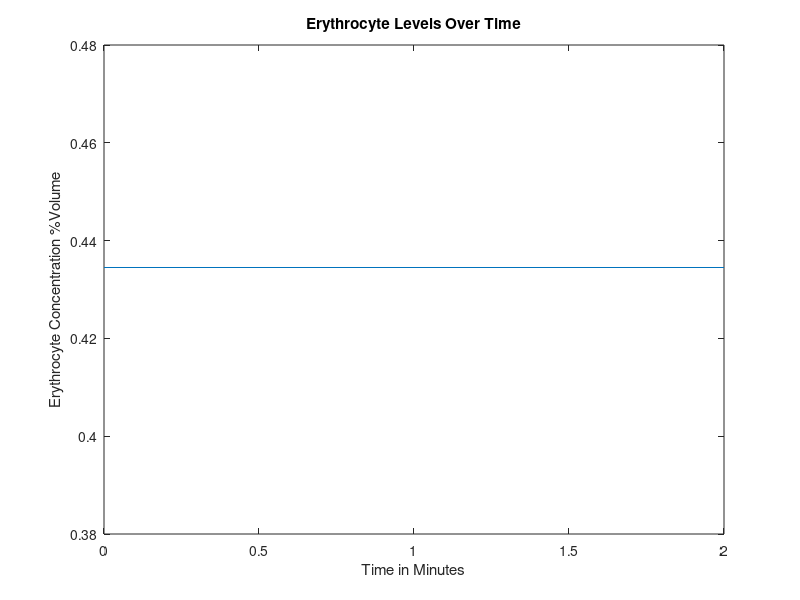
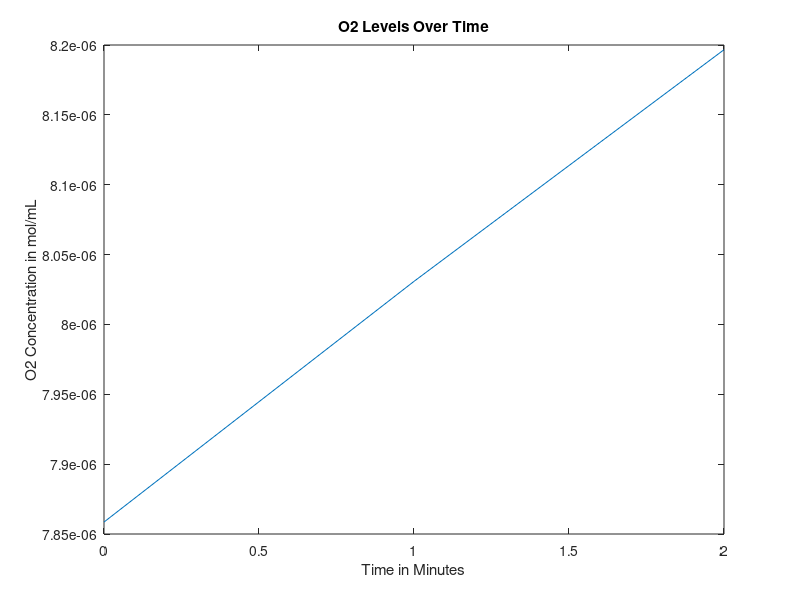
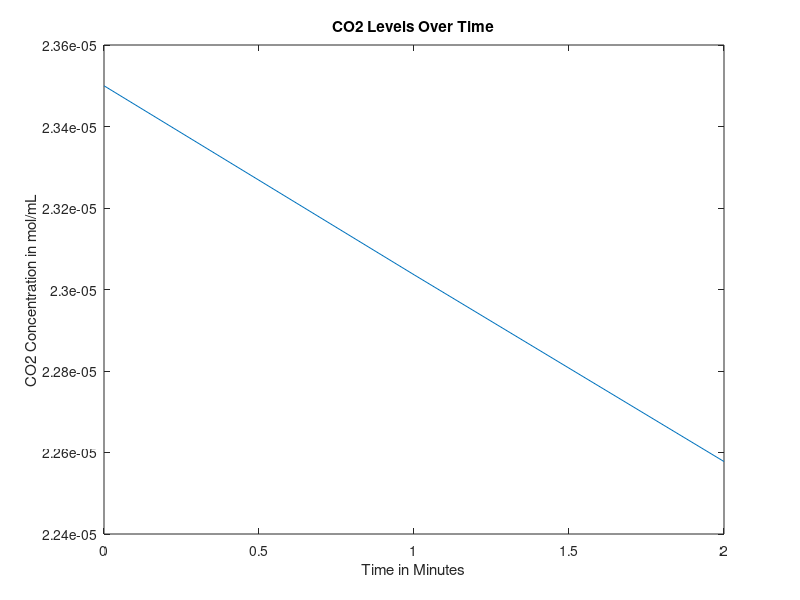
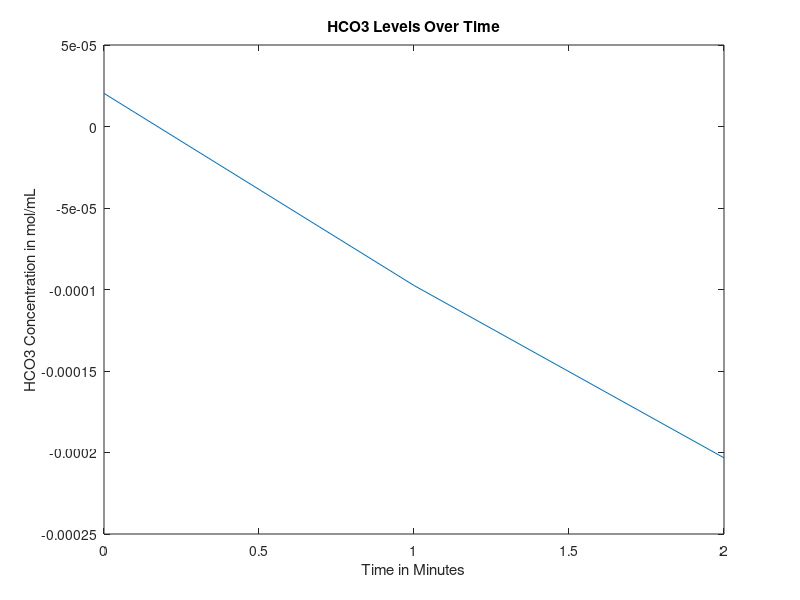

Recreate these plots in MATLAB, in order.
function mainfunction()

age = 30; %Age in years
gender = 0; %Gender, 0=male, 1=female
mass = 70; %Weight in kg
anemia = 0; %Is the patient anemic? 1 if yes, 0 if no

RQ=0.825;%reaction quotients for the general body and 
RQheart=0.7;

    if (40>=age)&&(age>0) %if/else statement that sets heart rate based on age, in bpm
        heartrate = 60;  
    else
        heartrate=70;
    end

    
%Intake of various nutrients
carbs=130;
calciumintake=1000;
sodiumintake=500;

if gender==1
    ironintake=18;
else
    ironintake=8;
end

bloodweight=0.07*mass; %sets mass of blood in the body based on percentage composition of blood and bodyweight


%SV=mass; %stroke volume, blood pumped out of heart per beat in mL

bloodflow0 = 1000*bloodweight/1.06; %blood flow out of heart per minute in mL, divided by density of 1.06 g/mL (steady state value)

% cvector = concentration vector, [cE, cNa, cCa, cIron, cGlucose, cO2,
% cCO2, cHCO3], where c = "concentration of", and the letters are our
% components


if gender == 0 %if loop sets volume percentage of red blood cells based on gender
cE = 0.4345;
elseif gender == 1
cE = 0.402;  
end
 
%set concentration of O2 and CO2 in mol/mL at BTP in venous blood
cO2 = 0.00000785855;
cCO2 = 0.0000235;
%concentration of bicarbonate in venous blood, in mol/L
cHCO3 = 0.00002033;
%concnetartion of glucose in mol/mL
cGlucose = 0.0000055;
%Na concentration in mol/mL
cNa = 0.000137;
%Concentration of Ca in mol/mL
cCa = 0.00000118;
%Concentration of iron in mol/mL
cIron = 0.00012592;

cvector0 = [cE cO2 cCO2 cHCO3 cGlucose cNa cCa cIron]; %concentration in the blood, in moles? mL/mL of blood

cEtrack=[cvector0(1)];
cO2track=[cvector0(2)];
cCO2track=[cvector0(3)];
cHCO3track=[cvector0(4)];
cGlucosetrack=[cvector0(5)];
cNatrack=[cvector0(6)];
cCatrack=[cvector0(7)];
cIrontrack=[cvector0(8)];

for loop=1:2
%Run initial venous blood through the heart
[bloodflow, cvector] = lungs(bloodflow0, cvector0);
%Run blood from lungs to the heart
[bloodflow, cvector1] = heart(bloodflow, cvector, mass);
%These three values are the blood flows that go from the heart to each
%organ





if (18<=age) && (age<50)
   LW=452+16.34*mass+11.85*age-166*gender;
else
   LW=1390+15.94*mass-12.86*age;
end

%Volumetric flow rate in and out of liver (mL/min)
%Vi=Vj=V=100mL/min per 100g liver
%Blood flow distribution will change during iron deficiency anemia but we
%don't have a function modeling this yet
V=LW;






BFbraini=0.15*bloodflow;
BFliveri=V;
BFotherbloodi=bloodflow-BFbraini-0.3*BFliveri;
%Process each of these three blood flows in their respective organs
[BFbrainj, cvectorbrainj] = brain(BFbraini, cvector1, mass);
[BFotherbloodj, cvectorotherbloodj] = otherblood(BFotherbloodi, cvector1, carbs, calciumintake, sodiumintake, ironintake); 

Mvectorotherbloodliver=0.7*V*cvectorotherbloodj;
Mvectorheart=0.3*V*cvector1;
cvectorliverin=(Mvectorotherbloodliver+Mvectorheart)/V;

[BFliverj, cvectorliverj] = liver(BFliveri,cvectorliverin,gender,mass,LW);
%Redirect blood from liver to other blood and mix the two
Mvectorotherbloodj=(cvectorotherbloodj*(BFotherbloodj-0.7*V))+(cvectorliverj*BFliverj);
%Add the blood flow from other blood and liver to get new blood volume
BFotherbloodj=BFotherbloodj-0.7*V+BFliverj;
%Do a weighted average to get a new cvector
cvectorotherbloodj=Mvectorotherbloodj/BFotherbloodj;
%Send 25% of the blood flow to the kidneys
BFkidneyi=0.25*(BFbrainj+BFotherbloodj);
%Subtract blood sent to kidneys from other blood 
BFotherbloodj=BFotherbloodj-BFkidneyi;
%Have the kidneys process the blood they receive
[BFkidneyj, cvectorkidneyj] = kidney(BFkidneyi, cvectorotherbloodj,RQ);
%Send blood processed in kidneys back to other blood, pool with brain, create Mvector
Mvectorotherblood=(BFotherbloodj*cvectorotherbloodj)+(BFkidneyj*cvectorkidneyj)+(BFbrainj*cvectorbrainj);
%Reset the bloodflow back into the lungs to the blood flow we just computed
bloodflow0=BFotherbloodj+BFkidneyj+BFbrainj;
%Recompute cvector0 by dividing Mvectorotherblood by bloodflow0
cvector0=Mvectorotherblood/bloodflow0;

cEtrack=[cEtrack cvector0(1)];
cO2track=[cO2track cvector0(2)];
cCO2track=[cCO2track cvector0(3)];
cHCO3track=[cHCO3track cvector0(4)];
cGlucosetrack=[cGlucosetrack cvector0(5)];
cNatrack=[cNatrack cvector0(6)];
cCatrack=[cCatrack cvector0(7)];
cIrontrack=[cIrontrack cvector0(8)];

A = [cvector; cvector1; cvectorbrainj; cvectorotherbloodj; cvectorliverj; cvectorkidneyj; cvectorkidneyj];
end

figure
plot(0:loop(end),cEtrack)
title('Erythrocyte Levels Over Time')
xlabel('Time in Minutes')
ylabel('Erythrocyte Concentration %Volume')

figure 
plot(0:loop(end),cO2track)
title('O2 Levels Over Time')
xlabel('Time in Minutes')
ylabel('O2 Concentration in mol/mL')

figure 
plot(0:loop(end),cCO2track)
title('CO2 Levels Over Time')
xlabel('Time in Minutes')
ylabel('CO2 Concentration in mol/mL')

figure 
plot(0:loop(end),cHCO3track)
title('HCO3 Levels Over Time')
xlabel('Time in Minutes')
ylabel('HCO3 Concentration in mol/mL')

figure 
plot(0:loop(end),cGlucosetrack)
title('Glucose Levels Over Time')
xlabel('Time in Minutes')
ylabel('Glucose Concentration in mol/mL')

figure
plot(0:loop(end),cNatrack)
title('Na Levels Over Time')
xlabel('Time in Minutes')
ylabel('Na Concentration in mol/mL')

figure
plot(0:loop(end),cCatrack)
title('Ca Levels Over Time')
xlabel('Time in Minutes')
ylabel('Ca Concentration in mol/mL')

figure
plot(0:loop(end),cIrontrack)
title('Iron Levels Over Time')
xlabel('Time in Minutes')
ylabel('Iron Concentration in mol/mL')





end




function [bloodout, Cout] = lungs(vblood, Cvector)
    % This function finds the output terms for each component coming out of
    % the lungs.
    % Input: W = weight;
    %        Cvector - vector containing initial concentrations of each component
    %        entering heart
    % Output: Cout - vector containing final concentrations of each
    %         component leaving heart
    
    % Finding volumetric flow rate of blood (volumetric flow rate of blood
    % in = out)
%     mblood = 0.07*W; %in kg
%     pblood = 1.06; %in kg/L %this value is dependent on other factors - can we use it? should we use 1?
%     vblood = mblood/pblood; %in L/min
    
    Cout = [];
    % Finding volumetric flow rate out of oxygen
    CiO2 = 0.000001964637; %5mL/100mL becomes .000001964637 mol
    %CdeoxygenatedO2 = 0.16; %from graph and partial pressure of oxygen in entering deoxygenated blood being...
                            %40 mmHg (this might also depend on hemoglobin)
    nO2i = vblood*(Cvector(2)+CiO2); %O2 in, mL/min
    nO2cons = .0002082515; %5.3 mL/min becomes .0002082515 mol/min
    nO2j = nO2i - nO2cons; %O2 out, mol/min
    Cout(2) = nO2j/vblood; %mol/mL
    
    % Finding volumetric flow rate out of carbon dioxide
    nCO2i = vblood*Cvector(3);
    nCO2cons = vblood*(.0000015716531); %vblood(mL/min) and concentration of blood consumed (mol/mL)
    %CjCO2 = 0.48; %48 mL/100 mL, should be dependent on hemoglobin, oxygen, things like that
    nCO2j = nCO2i - nCO2cons; %CO2 out, L/min
    Cout(3) = nCO2j/vblood;
    
    % Finding volumetric flow rate out of bicarbonate
    rHCO3CO2 = Cvector(4)/Cvector(3); %ratio of bicarbonate to carbon dioxide in blood leaving lungs
    nHCO3j = rHCO3CO2*nCO2j; %HCO3 out, mol/min
    Cout(4) = nHCO3j/vblood;
    
    % Finding volumetric flow rate out of calcium
    Cout(7) = Cvector(7); %calcium out, L/min
    
    % Finding volumetric flow rate out of iron
%      Cerythrocytes = 0.45; %45 mL/100 mL, this concentration changes depending on hemoglobin, but we need...
% %                           %to figure out this relationship
%      Chemoglobin = 0.335; %g/mL, this concentration also changes, but maybe only depending on demographics
% %                          %and anemia
%     Mhemoglobin = 65000; %g/mol
%     MFe = 55.845; %g/mol
%     CFe = (MFe*Chemoglobin*Cerythrocytes)/Mhemoglobin;
%     vFej = vblood*CFe; %iron out, L/min

    Cout(8) = Cvector(8); %iron concentration doesn't change in lungs?
    % Finding volumetric flow rate out of sodium
    Cout(6) = Cvector(6); %sodium out, L/min
    
    % Finding volumetric flow rate out of erythrocytes
    %vErythrocytesj = vblood*Cerythrocytes; %erythrocytes out, L/min, once again this concentration changes
    Cout(1) = Cvector(1);
    
    % Finding volumetric flow rate out of glucose
%     Chemoglobinblood = Chemoglobin*Cerythrocytes; %concentration of hemoglobin in blood, g/mL
%     Chemoglobinbloodmol = Chemoglobinblood/Mhemoglobin; %concentration of hemoglobin in blood, mol/mL
%     CO2bloodmol = 4*Chemoglobinbloodmol; %concentration of oxygen in blood dependent on this value of...
%                                          %hemoglobin, mol/mL
    %nO2cons = CO2bloodmol*vblood*1000; %molar flow rate of oxygen consumed, mol/min - can we somehow...
                                       %convert this into mL/min to get a
                                       %more accurate value of oxygen
                                       %consumed in the oxygen accounting
                                       %equation?
    nglucosecons = 6*nO2cons; %molar flow rate of glucose consumed, mol/min
%     Mglucose = 180.18; %g/mol
%     mglucosecons = nglucosecons*Mglucose; %g/min
%     pglucose = 1560; %g/L, is this what other people are using?
%     vglucosecons = mglucosecons/pglucose; %L/min
    nGlucosei = Cvector(5)*vblood;
    nGlucosej = nGlucosei - nglucosecons; %molar flow rate of glucose out, mol/min
    Cout(5) = nGlucosej/vblood;
    bloodout = vblood;
end
    
    %*thoughts I had while coding that we should consider: putting in
    %checks to make sure outflows that go directly to the next organ are
    %the same as those inflows - if they're not the same, find the problem
    %and/or change it to be the same
    % make sure everyone codes volumetric flow rate of blood and density of
    % blood in the same way





function [bloodflowj, cvectorj] = brain(bloodflowi, cvectori, mass)
%Blood volume conserved
bloodflowj=bloodflowi;

brainmass=0.02*mass*1000; %gives brain mass in grams as 2% body mass
Mvector=bloodflowi*cvectori;
%Create a null vector for cvectorj
cvectorj=zeros(1,8);
%Sets inflows equal to outflows for erythrocytes, Na, Ca, Iron
cvectorj(1)=cvectori(1);
cvectorj(6)=cvectori(6);
cvectorj(7)=cvectori(7);
cvectorj(8)=cvectori(8);

%Consume oxygen at 3.5 mL (in moles) per 100 gram per minute
MO2j=Mvector(2)-0.0001375246*(brainmass/100);
%Consume glucose at a rate of 120g/day
MGlucosej=Mvector(5)-(0.6660746/86400);%moles of glucose in - glucose requirements per day in moles/minutes in the day
%Calculate CO2 produced based on glucose consumed via respiration equation
MCO2j=Mvector(3)+6*(0.6660746/86400);
%Calculate HCO3 made when the CO2 is produced
rHCO3CO2=19.3/21.5; %ratio of bicarbonate to carbon dioxide in blood leaving lungs
HCO3j=Mvector(4)+rHCO3CO2*6*(0.6660746/86400);

%Calculate values above as concentrations and add them to cvectorj
cvectorj(2)=MO2j/bloodflowj;
cvectorj(5)=MGlucosej/bloodflowj;
cvectorj(3)=MCO2j/bloodflowj;
cvectorj(4)=HCO3j/bloodflowj;

end






%I don't know about modeling different conditions based on flow at a
%certain time, would it be better if we used t (for time, i.e. what step we
%are at)
%Also if carbon dioxide concentration changes, then I am pretty sure
%bicarbonate concentration will also change (by how much I'm not sure, I'm
%tired)
function [outflow, Cout] = heart(flow,Cvector,weight)
    % This function finds the output terms for each component coming out of
    % the heart.
    % Input: Cvector - vector containing initial concentrations of each component
    %        entering heart
    %        Flow - number that represents volumetric? flow of first inlet
    %        stream from lungs to heart
    % Output: Cout - vector containing final concentrations of each
    %         component leaving heart
    
    %how do I account for total blood/blood flow
    %so the Heart has multiple flows to it, but the heart will actually consume only once -- the first time because we are assuming that everything is happening in one heartbeat? 
Cout = [];
    %if flow == Flow1LungsToHeart
    
        % components that don't change:
        
        % Finding concentration out of glucose
Cout(5)=Cvector(5);
% Finding concentration out of erythrocytes
Cout(1)=Cvector(1);
% Finding concentration out of sodium
Cout(6)=Cvector(6);
% Finding concentration out of iron
Cout(8)=Cvector(8);
% Finding concentration out of calcium
Cout(7)=Cvector(7);
% Finding concentration out of bicarbonate, however I think
% bicarbonate will change because the concentration of carbon
% dioxide changes
Cout(4)=Cvector(4);

heartmass = weight*.003;
nO2cons = 32.5*(heartmass/300)*0.0000392927; %mL/min*mol/mL=mol/min
%vblood = (.07*weight)/1.06; %L/min, if the total volumetric blood flow leaving the lungs is the same as volumetric blood flow entering the heart
Cout(2) = (Cvector(2)*flow - nO2cons)/flow;
CO2gen = .7*nO2cons; %using respiratory quotient in the heart
Cout(3) = (Cvector(3)*flow + CO2gen)/flow;

    %components that do change
    % Finding volumetric flow rate out of oxygen
    % Finding volumetric flow rate out of carbon dioxide
    %heartRQ=0.7; %we are assuming that heart muscle cell metabolism comes soley from lipids
    %heartRQ=CO2produced/O2consumed;
    % O2 consumption: 30 - 35 mL/min per 300 g
    %based off of RQ find the CO2produced
    %vO2j=vO2-O2consumed but do units match
    %vCO2j=vCO2 + CO2produced
       
%     else 
%         % no components will change?
%         %Concentration2HeartToOther
%         %Concentration2HeartToBrain
%         %Concentration2HeartToLiver
%         %Concentration3BrainToHeart
%         %Concentration4LiverToHeart
%         %Concentration7OtherToHeart
%         %Concentration8HeartToLungs
%         
%         Cout(5)=Cvector(5);
%         Cout(1)=Cvector(1);
%         Cout(6)=Cvector(6);
%         Cout(8)=Cvector(8);
%         Cout(7)=Cvector(7);
%         Cout(4)=Cvector(4);
%         Cout(3)=Cvector(3);
%         Cout(2)=Cvector(2);
%     end
outflow = flow;
end




function [bloodflowj, cvectorout]=liver(V,cvectori,G,mass,LW)
%This function will deliver output volumetric flow rates for the concentration of
%the 8 components (mol/mLmin) out of the liver
%Input: G=Gender (1 if female, 0 if male)
%W=weight of person (kg); A=age of person (years)
%cvector=[cE,cO2,cCO2,cHCO3,cGlucose,cNa,cCa,cFe)
%Outputs are all in concentration flow rates (mol/mLmin) out

%Initializes cvectorout
cvectorout=[0,0,0,0,0,0,0,0];

%Wet weight of liver (g) due to person's demographics
%LW=Liver weight (g)
%make this into a seperate function if can although i really believe liver
%needs demographic info in



%Calculates concentration flow rate of red blood cells out 
%p=blood density in amount per mL
%Vbody=Volume of body in mL. Calculating assuming 7% of total body weight
%is blood, then divided by density of blood to find volume of blood
%RBCj=raw numerical flow rate of red blood cells out/min
%RBCi=raw numerical flow rate of RBC in/min
%nRBCj=molar flow rate of RBC out/min
%RBCcons=consumption rate of RBC/min 
%No generation of RBC in liver
if G==1
    p=1.2e10; %number of red blood cells per mL of PURE red blood cells
else
    p=1.2e10;
end
    %Calculate volume of the body
    Vblood=0.07*mass*1000/1.056;
    %Calculate the number of RBCs entering liver based on concentration,
    %flow rate, and pure RBC density
    RBCi=p*V*cvectori(1);
    %Consume some based on body size
    RBCcons=5.55555e-6*cvectori(1)*Vblood;%this had vickis original p here, confirm
    %Find pure volume of RBCs we now have based on number and density 
    VRBCj=(RBCi-RBCcons)/p;
    %Calculate volume of plasma that entered
    Vplasma=V*(1-cvectori(1));
    %Calculate new concentrations based on volumeRBCs/total volume
    cvectorout(1)=VRBCj/(VRBCj+Vplasma);
    %Bloodflow out = blood cells out + plasma volume
    bloodflowj=Vplasma+VRBCj;

%Calculates concentration flow rate of O2 out 
%No generation of O2
%nO2i=molar flow rate of O2/min in
%nO2j=molar flow rate of O2/min out
%nO2cons=molar consumption rate of O2/min
nO2i= cvectori(2)*V; %0.0006286842*(LW/100);
nO2cons=0.0002389*(LW/100);
nO2j=nO2i-nO2cons;
cvectorout(2)=nO2j/V;

%Calculates concentration flow rate of CO2 out
%nCO2i=molar flow rate of CO2/min in
%nCO2j=molar flow rate of CO2/min out
%nCO2gen=molar flow rate of CO2/min generated
%RQ=Respiratory Quotient=mol CO2 produced/mol O2 consumed
RQ=0.825;
nCO2gen=RQ*nO2cons;
nCO2i=cvectori(3)*V;
nCO2j=nCO2i+nCO2gen;
cvectorout(3)=nCO2j/V;

%Calculates the required intake of protein in grams/min given a
%person's demographic information
%dprotein=daily protein intake in g/day
%protein=protein intake in g/min
dprotein=0.8*mass;
protein=dprotein/1440;

%Calculates the concentration flow rate of Bicarbonate out 
%Assume no generation of bicarbonate
%%Also liver just takes in bicarbonate from the heart and stomach
%1mole bicarbonate ions consumed by liver per 100g protein/day=0.06944g/min
nHCO3i=cvectori(4)*V;
nHCO3j=nHCO3i-protein/0.06944;
cvectorout(4)=nHCO3j/V;

%Calculates the concentration flow rate of Na2+ out 
%Assume no generation of Na2+, only in, out, and consumption
%nNai=molar flow rate of sodium in 
%nNacons=molar flow rate of sodium consumed given that 10% of bile salts
%are consumed, approx 600mL are produced per day, and there are 135mM Na+
%ions in bile.
%nNaj=molar flow rate of sodium out
nNacons=9.375e-9;
nNai=cvectori(6)*V;
nNaj=nNai-nNacons;
cvectorout(6)=nNaj/V;

%Calculates the concentration flow rate of Ca2+ out
%Assume no generation nor consumption.
%cCai=concentration flow rate of Ca2+ in mol/Lmin in
%cCaj=concentration flow rate of Ca2+ in mol/Lmin out
cvectorout(7)=cvectori(7);
%Calculates the concentration flow rate of Fe out
%Assume no generation since

%Still need to do Iron and Glucose in Liver
%Placeholder that sets in=out
cvectorout(5)=cvectori(5);
cvectorout(8)=cvectori(8);
end


function [bloodflowj, cvectorj] = kidney(bloodflowi, cvectori, RQ)
T=86400;%Multiplier that scales up the time period of interest to one day (required for glucose equation)
Kidneymass=300; %mass of the kidneys combined in grams

%Initialize all intakes
Mvector=bloodflowi*cvectori;
bloodflowj=bloodflowi;

%Consume relevant compounds to create outlet values

MEj=Mvector(1);
MIronj=Mvector(8);

MO2j=0.85*Mvector(2);
MNaj=(Mvector(6)-(Kidneymass/100)*((10*(25450*(Mvector(2)-MO2j)))-5))/1000;
MCaj=0.98*Mvector(7);
MGlucosej=Mvector(5)-(Mvector(5)*(0.226/((Mvector(5))*T)));
MCO2j=Mvector(3)+((Mvector(2)-MO2j)*RQ);
MHCO3j=Mvector(4)-0.15*(Mvector(4))+(.004/T);

%Recompute all concentrations using original mass of blood and new values

cIronj=MIronj/bloodflowj;
cNaj=MNaj/bloodflowj;
cO2j=MO2j/bloodflowj;
cCO2j=MCO2j/bloodflowj;
cEj=MEj/bloodflowj;
cGlucosej=MGlucosej/bloodflowj;
cHCO3j=MHCO3j/bloodflowj;
cCaj=MCaj/bloodflowj;

cvectorj=[cEj cO2j cCO2j cHCO3j cGlucosej cNaj cCaj cIronj];

end

function [outflow, Cout] = otherblood(flow, Cin, carbs, calciumintake, sodiumintake, ironintake)
Cout = [];
Cout(1) = Cin(1);
Cout(2) = Cin(2);
Cout(3) = Cin(3);
Cout(4) = Cin(4);
Cout(5) = (flow*Cin(5) + (.8*carbs)/180.156)/flow; %130g of carbs, 80 percent is directly translated to glucose, 20% is fructose and galactose which goes to the liver and may be converted to glucose at a later stage so another term is incoming
Cout(6) = (flow*Cin(6) + (sodiumintake/(1000*22.99)))/flow; %500 mg of sodium needed for vital functions so start with sodium intake being 500 mg
Cout(7) = (flow*Cin(7) + (calciumintake*.26)/(1000*40.08))/flow; %calcium intake should be around 1000 mg
Cout(8) = (flow*Cin(8) + (ironintake*.18)/(1000*55.845))/flow;%iron intake will be approximately 8 mg for males and 18 mg for females
outflow = flow;
end